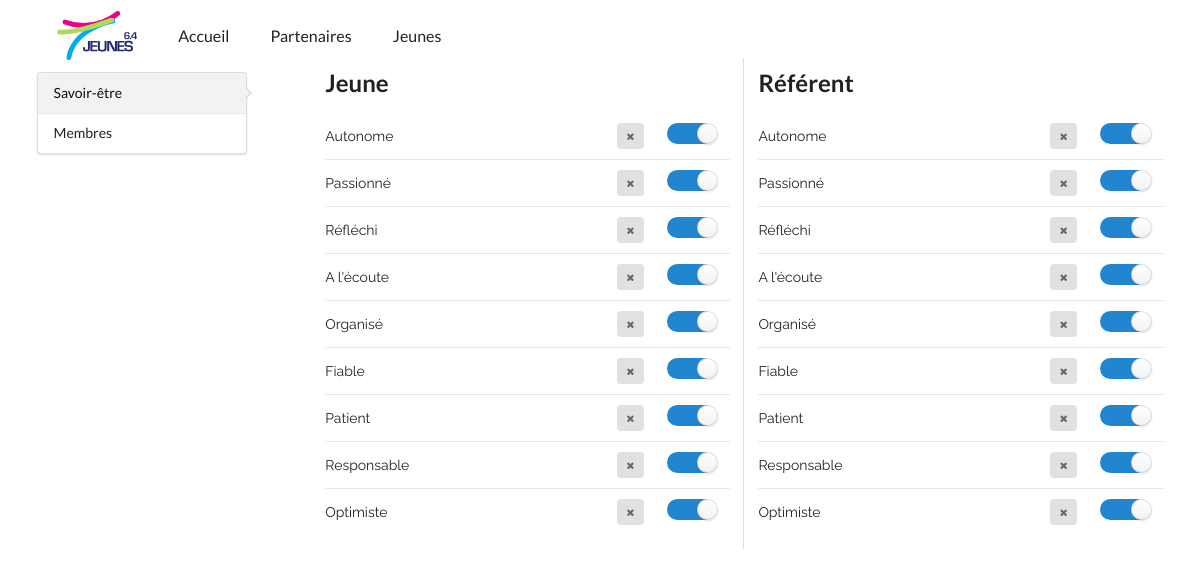
The app's page /index.php/admin/savoir-etre with its own data.
### tables this page shows
CREATE TABLE `savoir_etre` (
  `id` INT(11) NOT NULL AUTO_INCREMENT,
  `nom` VARCHAR(100) DEFAULT NULL,
  `active` TINYINT(1) DEFAULT '1',
  `supprime` TINYINT(1) DEFAULT '0',
  `type` SMALLINT(6) DEFAULT NULL,
  PRIMARY KEY (`id`)
);

### application/controllers/Admin.php (called while the page is built, shortened)
<?php
class Admin extends CI_Controller {
  public function __construct(){
    $this->load->model('users_model');
    $this->load->model('admin_model');
  }
  public function savoir_etre($action = ''){
    $data['content'] = 'savoir_etre';
    $data['title'] = 'Savoir-être - Administration';
    $data['jeune_savoir_etre'] = $this->admin_model->getJeuneSavoirEtre();
    $data['referent_savoir_etre'] = $this->admin_model->getReferentSavoirEtre();
    $this->load->view('templates/head', $data);
    $this->load->view('templates/admin', $data);
    $this->load->view('templates/foot');
  }
}
?>

### index.php (called while the page is built, shortened)
<?php
require_once BASEPATH.'core/CodeIgniter.php';

### application/models/Admin_model.php (called while the page is built, shortened)
<?php
  class Admin_model extends CI_Model
  {
    public function getJeuneSavoirEtre(){
      $this->db->select('id, nom, active');
      $this->db->where('supprime', 0);
      $this->db->where('type', 1);
      $query = $this->db->get('savoir_etre');
      return $query->result();
    }
    public function getReferentSavoirEtre(){
      $this->db->select('id, nom, active');
      $this->db->where('supprime', 0);
      $this->db->where('type', 2);
      $query = $this->db->get('savoir_etre');
      return $query->result();
    }
  }

### application/views/admin/savoir_etre.php (the view, shortened to what this page needs)
<div class="ui grid stackable two column divided">
  <div class="column">
    <h2 class="ui header">Jeune</h2>
    <table class="ui very basic table">
      <?php
        foreach ($jeune_savoir_etre as $item) {
      ?>
      <tr>
        <td class="twelve wide"><?php echo $item->nom ?></td>
        <td class="two wide">
          <button class="ui button mini icon tooltip" data-content="Le savoir-être restera présent dans la base de données mais ne pourra plus être réactivé." data-title="Supprimer le savoir être." data-position="left center">
            <i class="icon delete" ></i>
          </button>
        </td>
        <td class="two wide">
          <div class="ui toggle checkbox tooltip" data-content="Désactiver le savoir-être" data-position="right center">
            <label></label>
          </div>
        </td>
      </tr>
      <?php
        }
      ?>
    </table>
  </div>
  <div class="column">
    <h2 class="ui header">Référent</h2>
    <table class="ui very basic table">
      <?php
      foreach ($referent_savoir_etre as $item) {
        ?>
        <tr>
          <td class="twelve wide"><?php echo $item->nom ?></td>
          <td class="two wide">
            <button class="ui button mini icon tooltip" data-content="Le savoir-être restera présent dans la base de données mais ne pourra plus être réactivé." data-title="Supprimer le savoir être." data-position="left center">
              <i class="icon delete" ></i>
            </button>
          </td>
          <td class="two wide">
            <div class="ui toggle checkbox tooltip" data-content="Désactiver le savoir-être" data-position="right center">
              <label></label>
            </div>
          </td>
        </tr>
        <?php
      }
      ?>
    </table>
  </div>
</div>

### application/views/templates/head.php (shortened to what this page needs)
<!doctype html>
<html>
  <head>
    <link rel="stylesheet" type="text/css" href="<?php echo base_url() ?>static/semantic/dist/semantic.min.css">
    <link rel="stylesheet" href="<?php echo base_url() ?>static/css/main.css">
  </head>
  <body>
  <header>
    <nav class="ui large secondary menu">
      <div class="ui container centered">
        <div class="item">
          <img class="ui image tiny" alt="Jeunes 6.4" src="<?php echo base_url()?>static/img/j64_logo1.svg">
        </div>
        <a class="item <?php echo !empty($menu) && $menu == 'accueil' ? 'active' : '' ?>" href="<?php echo site_url('accueil') ?>">
          Accueil
        </a>
        <a class="item <?php echo !empty($menu) && $menu == 'partenaires' ? 'active' : '' ?>" href="<?php echo site_url('partenaires') ?>">
          Partenaires
        </a>
        <a class="item pink <?php echo !empty($menu) && $menu == 'jeune' ? 'active' : '' ?>" href="<?php echo site_url('jeune') ?>">
          Jeunes
        </a>
      </div>
    </nav>
  </header>

### application/views/templates/admin.php
<div class="ui container">
  <div class="ui grid stackable">
    <div class="four wide column">
      <div class="ui vertical pointing menu">
        <a class="item <?php echo $content == 'savoir_etre' ? 'active' : ''?>" href="<?php echo site_url('admin/savoir-etre') ?>">Savoir-être</a>
        <a class="item">Membres</a>
      </div>
    </div>
    <div class="twelve wide column">
      <?php $this->load->view('admin/'.$content); ?>
    </div>
  </div>
</div>

### application/views/templates/foot.php
</body>
</html>

### static/css/main.css (style rules this page uses)
body { font-family:'Raleway', sans-serif; text-align:justify; }

### records on screen
savoir_etre: nom "Autonome"
savoir_etre: nom "Passionné"
savoir_etre: nom "Réfléchi"
savoir_etre: nom "A l'écoute"
savoir_etre: nom "Organisé"
savoir_etre: nom "Fiable"
savoir_etre: nom "Patient"
savoir_etre: nom "Responsable"
savoir_etre: nom "Optimiste"
savoir_etre: nom "Autonome"
savoir_etre: nom "Passionné"
savoir_etre: nom "Réfléchi"
savoir_etre: nom "A l'écoute"
savoir_etre: nom "Organisé"
savoir_etre: nom "Fiable"
savoir_etre: nom "Patient"
savoir_etre: nom "Responsable"
savoir_etre: nom "Optimiste"
